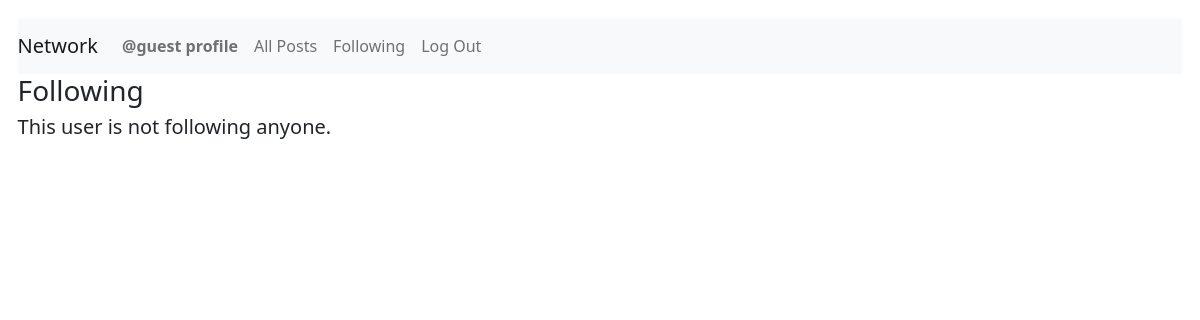
Before: /following (signed in) with the older database file.
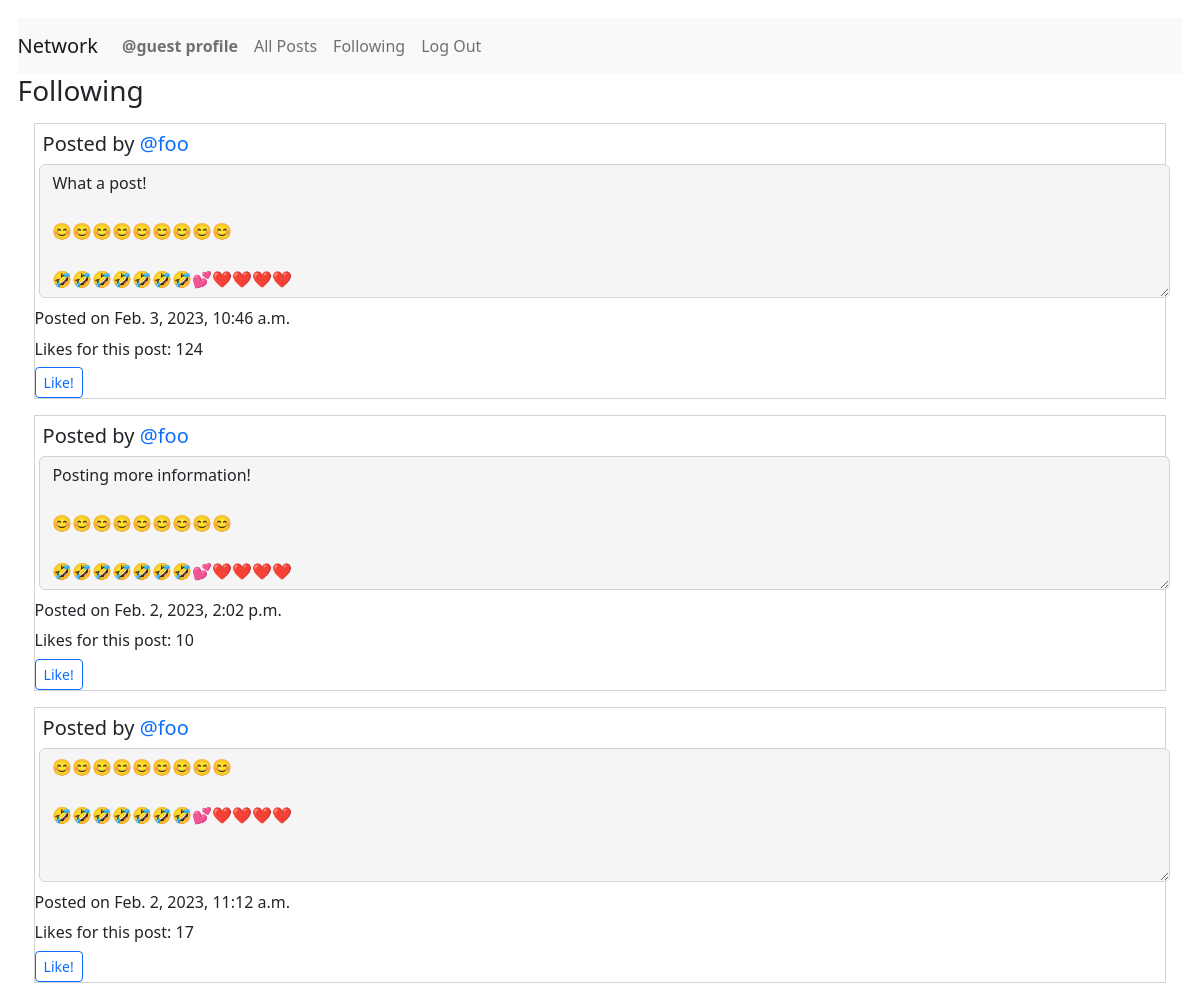
After: the same page with the newer database file.
### network/models.py (models this page shows, shortened)
class User(AbstractUser):
    pass
    def __str__(self) -> str:
        return f"User Name: {self.username} - User ID: {self.id}"

class Posts(models.Model):
    creator = models.ForeignKey(
        User, on_delete=models.PROTECT, related_name="get_creator", blank=False)
    content = models.TextField(max_length=600)
    createdDate = models.DateTimeField(auto_now_add=True)
    likedUser = models.ManyToManyField(
        User, related_name="get_liked_users", blank=True)
    numberLikes = models.PositiveIntegerField(blank=True, default=0)

### network/views.py (the view)
# urls.py: path("following", views.getFollowing, name="getFollowing"),
@login_required
def getFollowing(request):
    print("In getFollowing")
    user = request.user
    print(user)
    user_id = request.user.id
    user_name = request.user.username
    try:
        currentOBJ = Follow.objects.get(followUser=user_id)
        displayNothing = False
        noFollowersForUser = False
    except Follow.DoesNotExist:
        print("This user follows no one!")
        displayNothing = True
        noFollowersForUser = True
    if displayNothing != True:
        following = currentOBJ.following.all()
        if following.count() == 0:
            noFollowersForUser = True
        qs = following.order_by().values('id')
        qs = list(qs)
        emptyQueryset = Posts.objects.filter(creator=0)
        for dic in qs:
            for val in dic.values():
                print(val)
                listings = Posts.objects.filter(creator=val)
                UserObject = User.objects.filter(id=val)
                if emptyQueryset.exists():
                    newQueryset = newQueryset | listings
                else:
                    newQueryset = emptyQueryset | listings
                    emptyQueryset = newQueryset
    if noFollowersForUser == True:
        return render(request, "network/following.html", {"displayNothing": displayNothing})
    else:
        if noFollowersForUser:
            return render(request, "network/following.html", {"displayNothing": displayNothing})
        else:
            PostsByDate = newQueryset.order_by('-createdDate')
            return render(request, "network/following.html", {"listings": PostsByDate, "UserObject": UserObject, "displayNothing": displayNothing, })

### network/templates/network/following.html (shortened to what this page needs)
{% extends "network/layout.html" %}
{% block body %}
<h3>Following</h3>
{% for list in listings %}
<div id="followingPostings">
    <div class="post">
        <h5 class="creator">Posted by <a
                href="{% url 'getProfile' list.creator.username %}">{{list.creator.username}}</a></h5>
        <textarea class="form-control content{{forloop.counter0}}" id="readonlyContent{{forloop.counter0}}" rows="5" readonly="true">{{list.content}}</textarea>
        <p class="timestamp{{forloop.counter0}}">Posted on {{list.createdDate}}</p>
        <p class="numberLikes{{forloop.counter0}}">Likes for this post: {{list.numberLikes}}</p>
        <button class="btn btn-sm btn-outline-primary likeButton{{forloop.counter0}}"
        id="likeButton{{forloop.counter0}}"
        onclick="likePost('{{list.id}}', '{{list.creator.username}}', '{{user.username}}')">Like!</button>
    </div>
</div>
{% empty %}
<h5>This user is not following anyone.</h5>
{% endfor %}
{% endblock %}

### network/templates/network/layout.html (shortened to what this page needs)
{% load static %}
<!DOCTYPE html>
<html lang="en">
<head>
    <link href="https://cdn.jsdelivr.net/npm/bootstrap@5.2.3/dist/css/bootstrap.min.css" rel="stylesheet">
    <link rel="stylesheet" href="https://cdnjs.cloudflare.com/ajax/libs/font-awesome/4.7.0/css/font-awesome.min.css">
    <link href="{% static 'network/styles.css' %}" rel="stylesheet">
</head>
<body>
    <nav class="navbar navbar-expand-lg navbar-light bg-light">
        <a class="navbar-brand" href="{% url 'index' %}">Network</a>
        <div>
            <ul class="navbar-nav mr-auto">
                {% if user.is_authenticated %}
                <li class="nav-item">
                    <a class="nav-link" id="djangoProfile" href="{% url 'getProfile' user.username %}"><strong>{{ user.username }} profile</strong></a>
                </li>
                <li class="nav-item">
                    <a class="nav-link" id="djangoAllPosts" href="{% url 'djangoAllPosts' %}">All Posts</a>
                </li>
                {% endif %}
                {% if user.is_authenticated %}
                <li class="nav-item">
                    <a class="nav-link" id="djangoFollowing" href="{% url 'getFollowing' %}">Following</a>
                </li>
                <li class="nav-item">
                    <a class="nav-link" href="{% url 'logout' %}">Log Out</a>
                </li>
                {% endif %}
            </ul>
        </div>
    </nav>
    <div class="body">
        {% block body %}
        {% endblock %}
    </div>
</body>
</html>

### network/static/network/styles.css (style rules this page uses)
body { margin: 1.1em; }
a { text-decoration: none; }
.form-control { margin: 0.3em; }
p { margin-bottom: 0.4rem; }
.creator { margin: 0.4em; }
[class*="post"] { margin: 1.0em; border-style: solid; border-width: thin; border-color: lightgray; }
[id*="readonlyContent"] { margin-bottom: 0.5em; background-color: whitesmoke }

Changed rows visible on the page:
now on this page (row edited): Posts: creator.username "@foo", content "What a post! 😊😊😊😊😊😊😊😊😊 🤣🤣🤣🤣🤣🤣🤣💕❤️❤️❤️❤️", createdDate "Feb. 3, 2023, 10:46 a.m.", numberLikes "124"
now on this page (row edited): Posts: creator.username "@foo", content "Posting more information! 😊😊😊😊😊😊😊😊😊 🤣🤣🤣🤣🤣🤣🤣💕❤️❤️❤️❤️", createdDate "Feb. 2, 2023, 2:02 p.m.", numberLikes "10"
now on this page (row edited): Posts: creator.username "@foo", content "😊😊😊😊😊😊😊😊😊 🤣🤣🤣🤣🤣🤣🤣💕❤️❤️❤️❤️", createdDate "Feb. 2, 2023, 11:12 a.m.", numberLikes "17"
Other visible differences:
text no longer shown: "This user is not following anyone."
